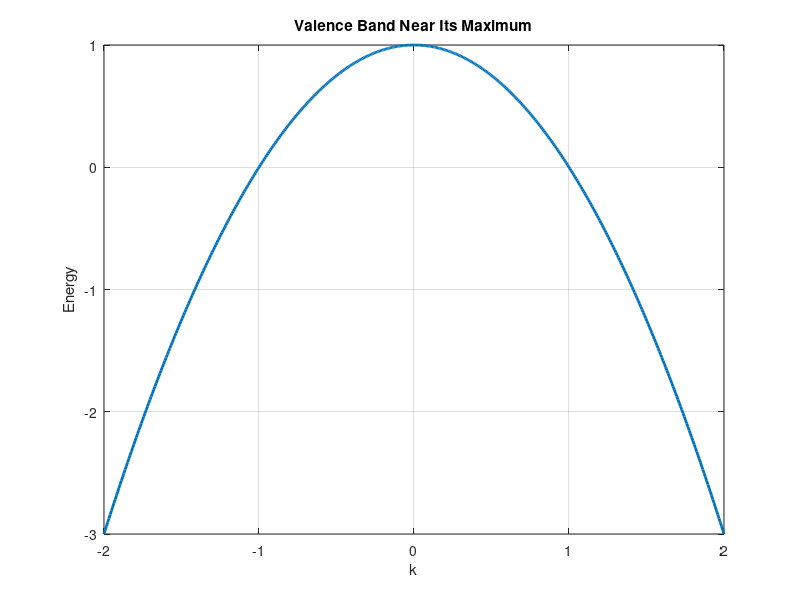

Source code (MATLAB): (Note: this script raises an error after producing the figure.)
k = linspace(-2,2,500);

Ev = 1.0;
mp = 0.5;

E = Ev - k.^2/(2*mp);

figure('Color','w');
plot(k,E,'LineWidth',2);
grid on; box on;

xlabel('k');
ylabel('Energy');
title('Valence Band Near Its Maximum');

hold on;
yline(Ev,'--','E_v');
xline(0,'--','k = 0');
hold off;
